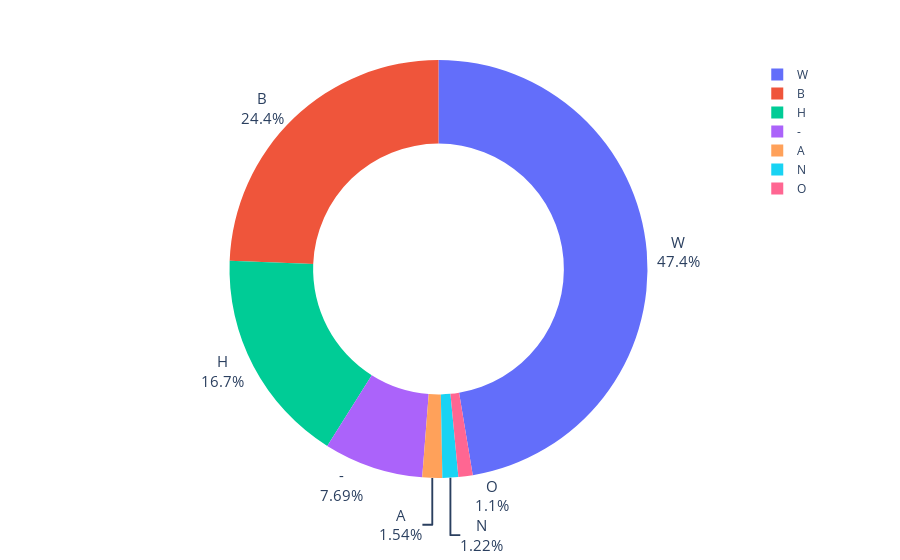

Notebook code for this chart:
### Markdown cell above
# Create Donut Chart by of People Killed by Race

Hint: Use `.value_counts()`

### Code cell
px.pie(values = deaths['race'].value_counts(), hole = 0.6, names = deaths['race'].value_counts().index,).update_traces(textfont_size = 15, textposition = 'outside', textinfo = 'label+percent')

### Figure 1 — Plotly figure (JSON) as saved in the notebook; plotly's stock layout.template omitted (floating-point values rounded to 4 significant figures)
{"data": [{"domain": {"x": [0, 1], "y": [0, 1]}, "hole": 0.6, "hovertemplate": "label=%{label}<br>value=%{value}<extra></extra>", "labels": ["W", "B", "H", "-", "A", "N", "O"], "legendgroup": "", "name": "", "showlegend": true, "textfont": {"size": 15}, "textinfo": "label+percent", "textposition": "outside", "type": "pie", "values": [1201, 618, 423, 195, 39, 31, 28]}], "layout": {"legend": {"tracegroupgap": 0}, "margin": {"t": 60}}}
